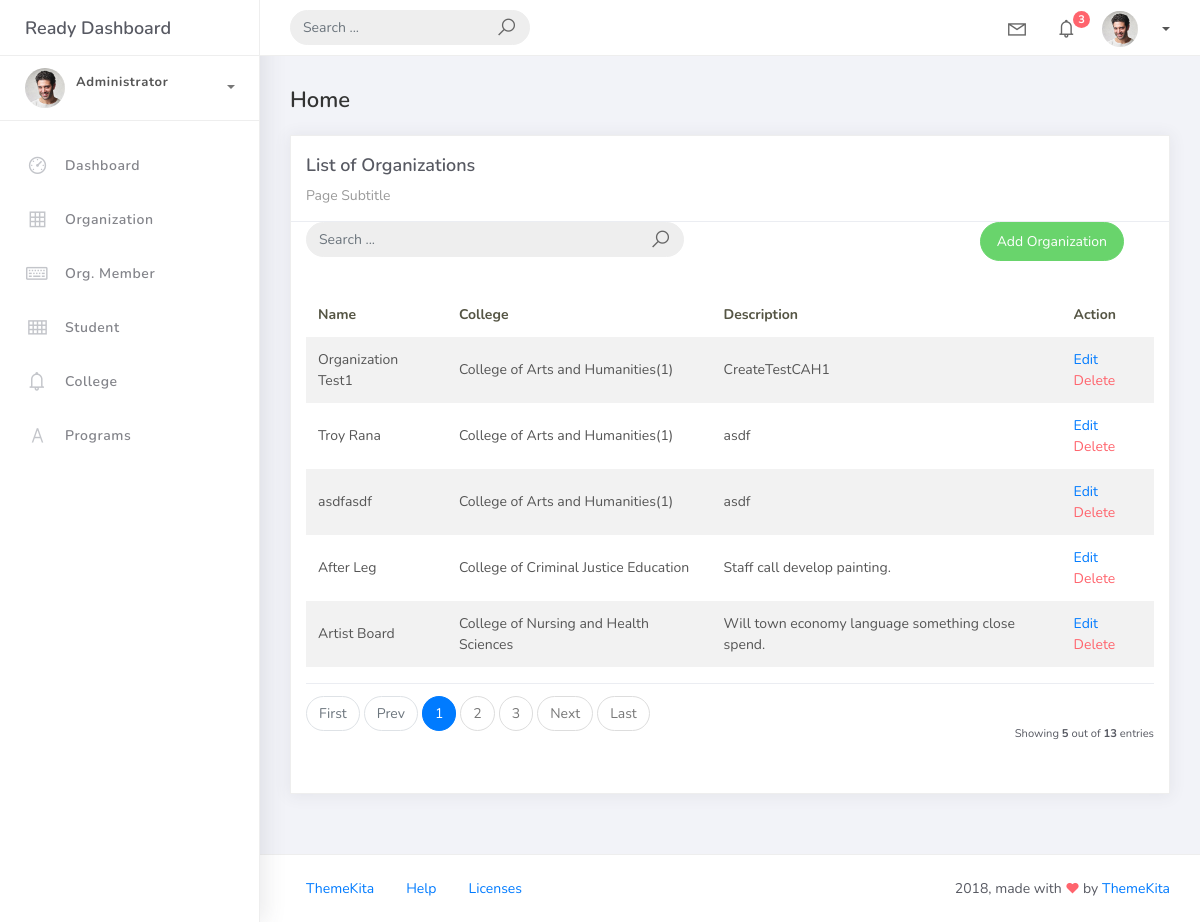
Screenshot of /organization_list with the database file from the repository.
### studentorg/models.py (models this page shows, shortened)
class BaseModel(models.Model):
    created_at = models.DateTimeField(auto_now_add=True, db_index=True)
    updated_at = models.DateTimeField(auto_now=True)
    class Meta:
        abstract = True

class Organization(BaseModel):
    name = models.CharField(max_length=250)
    college = models.ForeignKey(College, null=True, blank=True, on_delete=models.CASCADE)
    description = models.CharField(max_length=500)

class College(BaseModel):
    college_name = models.CharField(max_length=150)
    def __str__(self):
        return self.college_name

### studentorg/views.py (the view)
# urls.py: path('organization_list', OrganizationList.as_view(), name='organization-list'),
class OrganizationList(ListView):
    model = Organization
    context_object_name = 'organization'
    template_name = 'org_list.html'
    paginate_by = 5
    ordering = ["college__college_name","name"]
    def get_queryset (self):
        qs = super().get_queryset()
        query = self.request.GET.get('q')
        if query:
            qs = qs.filter(
                Q(name__icontains=query) |
                Q(description__icontains=query)
            )
        return qs

### templates/org_list.html (shortened to what this page needs)
{% extends 'base.html' %}
{% load static %}
{% block content %}
<div class="content">
    <div class="container-fluid">
        <h4 class="page-title">Home</h4>
        <div class="row">
            <div class="col-md-12">
                <div class="card">
                    <div class="card-header">
                        <div class="card-title">List of Organizations</div>
                        <div class="card-category">Page Subtitle</div>
                    </div>
<div class="col-md-12 row">
    <div class="col-md-6">
        <form class="navbar-left navbar-form nav-search mr-md-3" action=" {% url 'organization-list' %}">
            <div class="input-group">
                <input type="text" placeholder="Search ..." class="form-control" name="q"/>
                <div class="input-group-append">
                    <span class="input-group-text">
                        <i class="la la-search search-icon"></i>
                    </span>
                </div>
            </div>
        </form>
    </div>
    <div class="col-md-6">
        <div class="pull-right">
            <a href="{% url 'organization-add' %}" class="btn btn-success btn-rounded">Add Organization</a>
        </div>
    </div>
</div>
                    <div class="card-body">
                        <table class="table table-striped mt-3">
                            <thead>
                                <tr>
                                    <th scope="col">Name</th>
                                    <th scope="col">College</th>
                                    <th scope="col">Description</th>
                                    <th scope="col">Action</th>
                                </tr>
                            </thead>
                            <tbody>
                                {% for object in object_list %}
                                <tr>
                                    <td>{{ object.name }}</td>
                                    <td>{{ object.college }}</td>
                                    <td>{{ object.description }}</td>
                                     <td>
                                        <a href="organization_list/{{object.id}}">Edit</a>
                                        <a href="organization_list/{{object.id}}/delete" class="text-danger">Delete</a>
                                    </td>
                                {% endfor %}
                            </tbody>
                        </table>
                        {% include 'includes/pagination.html' %}
                    </div>
                </div>
            </div>
        </div>
    </div>
</div>
{% endblock %}

### rows the page displays
Organization: name "Organization Test1", college "College of Arts and Humanities(1)", description "CreateTestCAH1"
Organization: name "Troy Rana", college "College of Arts and Humanities(1)", description "asdf"
Organization: name "asdfasdf", college "College of Arts and Humanities(1)", description "asdf"
Organization: name "After Leg", college "College of Criminal Justice Education", description "Staff call develop painting."
Organization: name "Artist Board", college "College of Nursing and Health Sciences", description "Will town economy language something close spend."

### other values shown
{{ page_num }} "1"
{{ page_num }} "2" "3"
{{ object_list.count }} "5"
{{ paginator.count }} "13"
